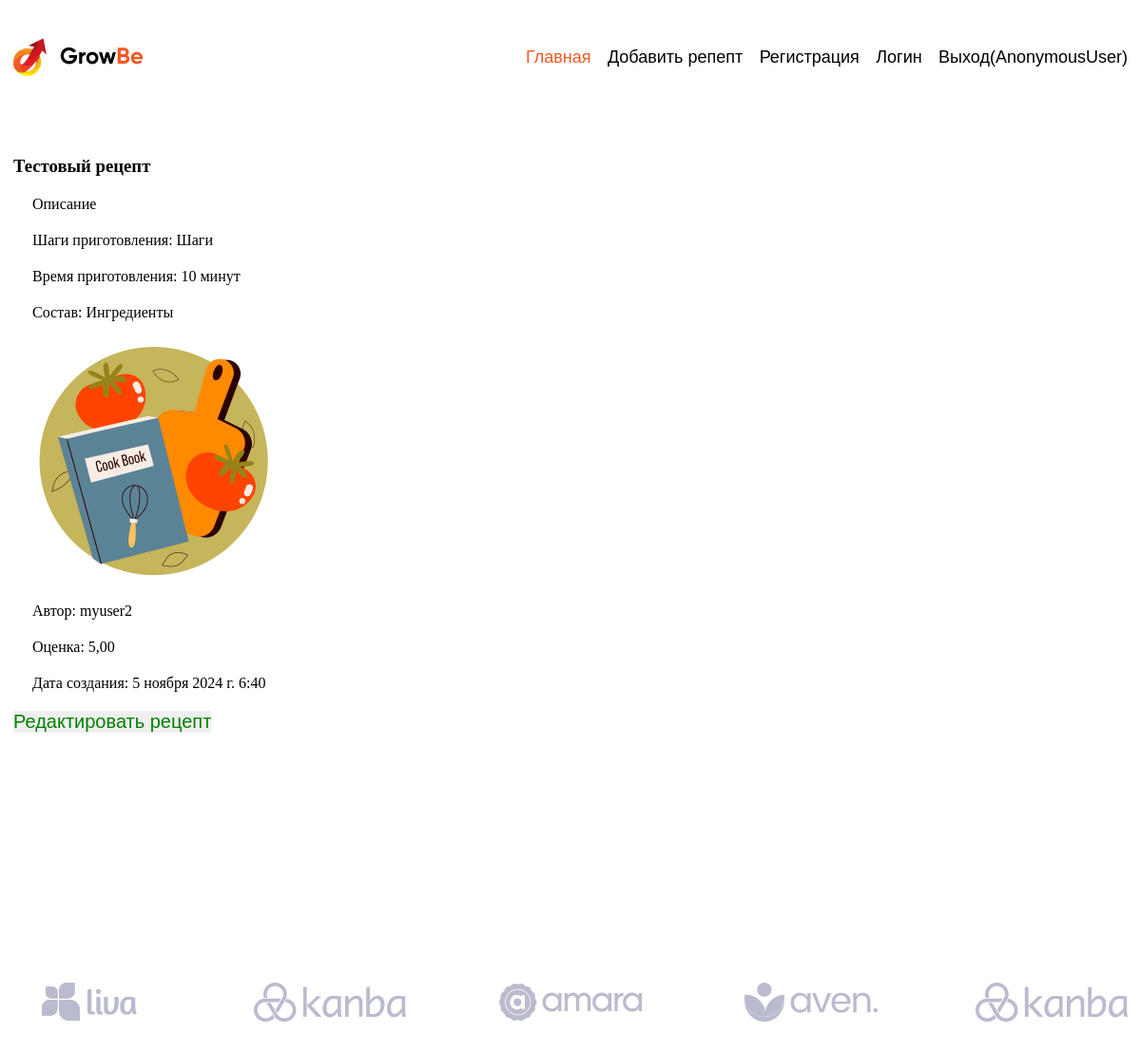
/recipe/3, run on the app's committed database.
### recipesapp/models.py (models this page shows, shortened)
class Recipe(models.Model):
    name = models.CharField(max_length=100)
    description = models.TextField()
    cooking_steps = models.TextField()
    cooking_time = models.IntegerField()
    image = models.ImageField(upload_to='recipesimg/')
    author = models.ForeignKey(User, on_delete=models.CASCADE)
    ingredients = models.TextField()
    rating = models.DecimalField(max_digits=3, decimal_places=2)
    create_date = models.DateTimeField(auto_now_add=True)

### recipesapp/views.py (the view)
# urls.py: path('recipe/<int:recipe_id>', show_recipe, name='show_recipe'),
def show_recipe(request, recipe_id):
    recipe = get_object_or_404(Recipe, pk=recipe_id)
    return render(request, 'recipeapp/show_recipe.html', {'recipe': recipe})

### recipesapp/templates/recipeapp/show_recipe.html (shortened to what this page needs)
{% extends 'base.html' %}
{% block content %}
    <main class="main">
            <section class="main-content container">
                <div class="content">
                    <h3>{{ recipe.name }}</h3>
                    <p>{{ recipe.description }}</p>
                    <p>Шаги приготовления: {{ recipe.cooking_steps }}</p>
                    <p>Время приготовления: {{ recipe.cooking_time }} минут</p>
                    <p>Состав: {{ recipe.ingredients }}</p>
                    <p><img src="{{ recipe.image.url }}" alt="recipe picture"></p>
                    <p>Автор: {{ recipe.author }}</p>
                    <p>Оценка: {{ recipe.rating }}</p>
                    <p>Дата создания: {{ recipe.create_date }}</p>
                    <a href="{% url 'update_recipe' recipe.id %}"><button type="button">Редактировать рецепт</button></a>
                </div>
            </section>
    </main>
{% endblock %}

### static/style.css (style rules this page uses)
* { margin: 0; padding: 0; text-decoration: none; box-sizing: border-box; }
body { scroll-behavior: smooth; }
img { max-width: 100%; display: block; }
p { margin: 20px; }
button { border: none; cursor: pointer; color: green; font-size: 20px; }
.container { max-width: 1172px; margin: 0 auto; }
.main { margin-bottom: 162px; }
.main-content { display: flex; justify-content: space-between; flex-wrap: wrap; }
.content { max-width: 1522px; }

### data on the page
Recipe: name "Тестовый рецепт", description "Описание", cooking_steps "Шаги", cooking_time "10", ingredients "Ингредиенты", image (picture), author "myuser2", rating "5,00", create_date "5 ноября 2024 г. 6:40"

### other printed values
{{ request.user }} "AnonymousUser"
